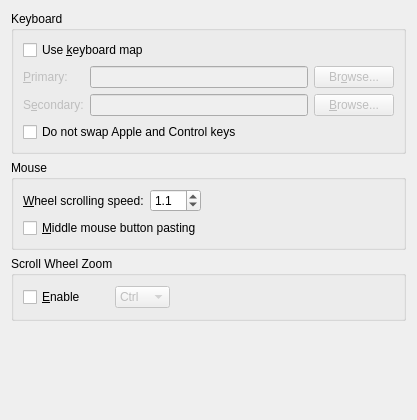
<?xml version="1.0" encoding="UTF-8"?>
<ui version="4.0">
 <class>PrefInputUi</class>
 <widget class="QWidget" name="PrefInputUi">
  <property name="geometry">
   <rect>
    <x>0</x>
    <y>0</y>
    <width>417</width>
    <height>420</height>
   </rect>
  </property>
  <property name="windowTitle">
   <string/>
  </property>
  <layout class="QGridLayout" name="gridLayout_4">
   <item row="0" column="0">
    <widget class="QGroupBox" name="keyboardGB">
     <property name="title">
      <string>Keyboard</string>
     </property>
     <property name="alignment">
      <set>Qt::AlignLeading|Qt::AlignLeft|Qt::AlignTop</set>
     </property>
     <property name="flat">
      <bool>true</bool>
     </property>
     <layout class="QGridLayout" name="gridLayout">
      <item row="0" column="0" colspan="2">
       <widget class="QCheckBox" name="keymapCB">
        <property name="text">
         <string>Use &amp;keyboard map</string>
        </property>
        <property name="checked">
         <bool>false</bool>
        </property>
       </widget>
      </item>
      <item row="1" column="1">
       <widget class="QLineEdit" name="firstKeymapED">
        <property name="enabled">
         <bool>false</bool>
        </property>
       </widget>
      </item>
      <item row="2" column="2">
       <widget class="QPushButton" name="secondKeymapPB">
        <property name="enabled">
         <bool>false</bool>
        </property>
        <property name="text">
         <string>&amp;Browse...</string>
        </property>
        <property name="autoDefault">
         <bool>false</bool>
        </property>
       </widget>
      </item>
      <item row="1" column="2">
       <widget class="QPushButton" name="firstKeymapPB">
        <property name="enabled">
         <bool>false</bool>
        </property>
        <property name="text">
         <string>Br&amp;owse...</string>
        </property>
        <property name="autoDefault">
         <bool>false</bool>
        </property>
       </widget>
      </item>
      <item row="2" column="0">
       <widget class="QLabel" name="secondKeymapLA">
        <property name="enabled">
         <bool>false</bool>
        </property>
        <property name="text">
         <string>S&amp;econdary:</string>
        </property>
        <property name="buddy">
         <cstring>secondKeymapED</cstring>
        </property>
       </widget>
      </item>
      <item row="1" column="0">
       <widget class="QLabel" name="firstKeymapLA">
        <property name="enabled">
         <bool>false</bool>
        </property>
        <property name="text">
         <string>&amp;Primary:</string>
        </property>
        <property name="buddy">
         <cstring>firstKeymapED</cstring>
        </property>
       </widget>
      </item>
      <item row="3" column="0" colspan="3">
       <widget class="QCheckBox" name="dontswapCB">
        <property name="toolTip">
         <string>macOS specific setting for use with emacs bindings. Takes effect next time LyX is launched.</string>
        </property>
        <property name="text">
         <string>Do not swap Apple and Control keys</string>
        </property>
        <property name="checked">
         <bool>false</bool>
        </property>
       </widget>
      </item>
      <item row="2" column="1">
       <widget class="QLineEdit" name="secondKeymapED">
        <property name="enabled">
         <bool>false</bool>
        </property>
       </widget>
      </item>
     </layout>
    </widget>
   </item>
   <item row="1" column="0">
    <widget class="QGroupBox" name="mouseGB">
     <property name="title">
      <string>Mouse</string>
     </property>
     <property name="alignment">
      <set>Qt::AlignLeading|Qt::AlignLeft|Qt::AlignTop</set>
     </property>
     <property name="flat">
      <bool>true</bool>
     </property>
     <layout class="QGridLayout" name="gridLayout_2">
      <item row="0" column="0">
       <layout class="QHBoxLayout" name="horizontalLayout">
        <item>
         <widget class="QLabel" name="scrollingSpeedLA">
          <property name="text">
           <string>&amp;Wheel scrolling speed:</string>
          </property>
          <property name="buddy">
           <cstring>mouseWheelSpeedSB</cstring>
          </property>
         </widget>
        </item>
        <item>
         <widget class="QDoubleSpinBox" name="mouseWheelSpeedSB">
          <property name="toolTip">
           <string>1.0 is the standard scrolling speed with the mouse wheel. Higher values will speed it up, low values slow it down.</string>
          </property>
          <property name="decimals">
           <number>1</number>
          </property>
          <property name="minimum">
           <double>0.100000000000000</double>
          </property>
          <property name="maximum">
           <double>10.000000000000000</double>
          </property>
          <property name="singleStep">
           <double>0.100000000000000</double>
          </property>
          <property name="value">
           <double>1.100000000000000</double>
          </property>
         </widget>
        </item>
        <item>
         <spacer name="horizontalSpacer">
          <property name="orientation">
           <enum>Qt::Horizontal</enum>
          </property>
          <property name="sizeHint" stdset="0">
           <size>
            <width>40</width>
            <height>20</height>
           </size>
          </property>
         </spacer>
        </item>
       </layout>
      </item>
      <item row="1" column="0">
       <widget class="QCheckBox" name="mmPasteCB">
        <property name="toolTip">
         <string>If this is checked, the middle mouse button will paste the recent selection</string>
        </property>
        <property name="text">
         <string>&amp;Middle mouse button pasting</string>
        </property>
       </widget>
      </item>
     </layout>
    </widget>
   </item>
   <item row="2" column="0">
    <widget class="QGroupBox" name="scrollzoomGB">
     <property name="minimumSize">
      <size>
       <width>0</width>
       <height>65</height>
      </size>
     </property>
     <property name="title">
      <string>Scroll Wheel Zoom</string>
     </property>
     <property name="alignment">
      <set>Qt::AlignLeading|Qt::AlignLeft|Qt::AlignTop</set>
     </property>
     <property name="flat">
      <bool>true</bool>
     </property>
     <layout class="QGridLayout" name="gridLayout_3">
      <item row="0" column="0">
       <layout class="QHBoxLayout" name="horizontalLayout_2">
        <item>
         <widget class="QCheckBox" name="scrollzoomEnableCB">
          <property name="sizePolicy">
           <sizepolicy hsizetype="Preferred" vsizetype="Fixed">
            <horstretch>0</horstretch>
            <verstretch>0</verstretch>
           </sizepolicy>
          </property>
          <property name="minimumSize">
           <size>
            <width>86</width>
            <height>0</height>
           </size>
          </property>
          <property name="text">
           <string>&amp;Enable</string>
          </property>
         </widget>
        </item>
        <item>
         <widget class="QComboBox" name="scrollzoomValueCO">
          <property name="enabled">
           <bool>false</bool>
          </property>
          <property name="editable">
           <bool>false</bool>
          </property>
          <item>
           <property name="text">
            <string>Ctrl</string>
           </property>
          </item>
          <item>
           <property name="text">
            <string>Shift</string>
           </property>
          </item>
          <item>
           <property name="text">
            <string>Alt</string>
           </property>
          </item>
         </widget>
        </item>
        <item>
         <spacer name="horizontalSpacer_2">
          <property name="orientation">
           <enum>Qt::Horizontal</enum>
          </property>
          <property name="sizeHint" stdset="0">
           <size>
            <width>40</width>
            <height>20</height>
           </size>
          </property>
         </spacer>
        </item>
       </layout>
      </item>
     </layout>
    </widget>
   </item>
   <item row="3" column="0">
    <spacer>
     <property name="orientation">
      <enum>Qt::Vertical</enum>
     </property>
     <property name="sizeType">
      <enum>QSizePolicy::Expanding</enum>
     </property>
     <property name="sizeHint" stdset="0">
      <size>
       <width>0</width>
       <height>16</height>
      </size>
     </property>
    </spacer>
   </item>
  </layout>
 </widget>
 <tabstops>
  <tabstop>keymapCB</tabstop>
  <tabstop>firstKeymapED</tabstop>
  <tabstop>firstKeymapPB</tabstop>
  <tabstop>secondKeymapED</tabstop>
  <tabstop>secondKeymapPB</tabstop>
  <tabstop>mouseWheelSpeedSB</tabstop>
 </tabstops>
 <includes>
  <include location="local">qt_i18n.h</include>
 </includes>
 <resources/>
 <connections/>
</ui>
